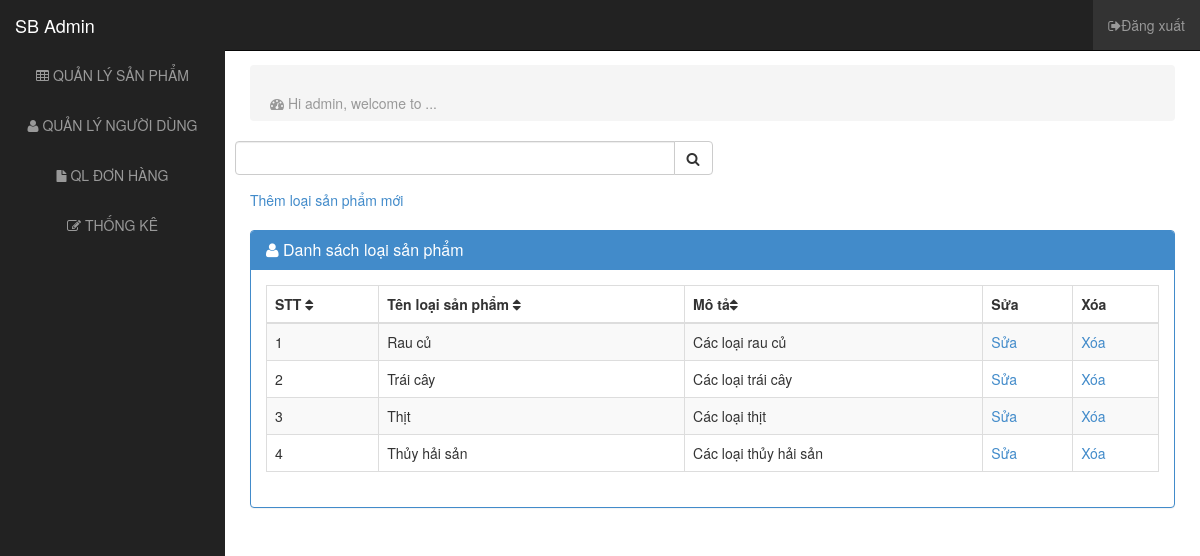
/admin/admin_lsp.php, run on the app's committed database.
### tables this page shows
CREATE TABLE `loaisanpham` (
  `loaisanpham_id` int(11) NOT NULL,
  `loaisanpham_ten` varchar(50) NOT NULL,
  `loaisanpham_mota` varchar(50) NOT NULL
);

### admin/admin_lsp.php (the view, shortened to what this page needs)
<!DOCTYPE html>
<html lang="en">
  <head>
    <link href="../css/css/bootstrap.css" rel="stylesheet">
    <link href="../css/css/sb-admin.css" rel="stylesheet">
    <link rel="stylesheet" href="../css/font-awesome/css/font-awesome.min.css">
    <link rel="stylesheet" href="http://cdn.oesmith.co.uk/morris-0.4.3.min.css">
  </head>
  <body>
  <?php
    require("../config.php");
    if(isset($_GET['search']) && !empty($_GET['search'])){
      $key =$_GET['search'];
      $products=mysqli_query($conn,"SELECT *FROM `loaisanpham` WHERE `loaisanpham_ten` LIKE '%$key%'");
    }
    else{
      $products=mysqli_query($conn,"SELECT *FROM `loaisanpham`");
    }
?>
    <div id="wrapper">
    <?php require './admin_header.php'?>
      <div id="page-wrapper">
        <div class="row">
          <div class="col-lg-12">
            <ol class="breadcrumb">
              <li class="active"><i class="fa fa-dashboard"></i> Hi admin, welcome to ...</li>
            </ol>
          </div>
          <form action="" method="get">
          <div class="col-lg-6 form-group input-group">
                <input type="text" class="form-control" name="search" value="<?php if(isset($_GET['search'])){ echo $_GET['search'];}?>">
                <span class="input-group-btn">
                  <button class="btn btn-default" type="submit"><i class="fa fa-search"></i></button>
                </span>
          </div>
          </form>
        </div>
        <a href="./create_lsp.php">Thêm loại sản phẩm mới</a>
        <br>
        <br>
        <div class="row">
          <div class="col-lg-12">
            <div class="panel panel-primary">
              <div class="panel-heading">
                <h3 class="panel-title"><i class="fa fa-user"></i>  Danh sách loại sản phẩm</h3>
              </div>
              <div class="panel-body">
                <div class="table-responsive">
                  <table class="table table-bordered table-hover table-striped tablesorter">
                    <thead>
                      <tr>
                      <th>STT <i class="fa fa-sort"></i></th>
                        <th>Tên loại sản phẩm <i class="fa fa-sort"></i></th>
                        <th> Mô tả<i class="fa fa-sort"></i></th>
                        <th>Sửa</th>
                        <th>Xóa</th>
                      </tr>
                    </thead>
                    <tbody>
                    <?php
                    $stt=1;
                while($row =mysqli_fetch_array($products)){
                    ?>
                    <tr>
                    <td><?=$stt?></td>
                    <td><?=$row['loaisanpham_ten']?></td>
                    <td> <?=$row['loaisanpham_mota']?></td>
                    <td><a href="./edit_lsp.php?loaisanpham_id=<?=$row['loaisanpham_id']?>">Sửa</a></td>
                    <td><a href="./delete_lsp.php?loaisanpham_id=<?=$row['loaisanpham_id']?>">Xóa</a></td>
                    </tr>
                  <?php $stt++; }?>
                    </tbody>
                  </table>
                </div>
              </div>
            </div>
          </div>
        </div>
      </div>
    </div>
  </body>
</html>

### css/css/sb-admin.css (style rules this page uses)
body { margin-top: 50px; }
#wrapper { padding-left: 0; }
#page-wrapper { width: 100%; padding: 5px 15px; }
table.tablesorter thead { cursor: pointer; }
@media (min-width:768px) { #wrapper { padding-left: 225px; } }
@media (min-width:768px) { #page-wrapper { padding: 15px 25px; } }

### css/css_admin/css/sb-admin.css (style rules this page uses)
body { margin-top: 50px; }
#wrapper { padding-left: 0; }
#page-wrapper { width: 100%; padding: 5px 15px; }
table.tablesorter thead { cursor: pointer; }
@media (min-width:768px) { #wrapper { padding-left: 225px; } }
@media (min-width:768px) { #page-wrapper { padding: 15px 25px; } }

### admin/admin_header.php (style rules this page uses)
li { float: left; }

### data on the page
loaisanpham: loaisanpham_ten "Rau củ", loaisanpham_mota "Các loại rau củ"
loaisanpham: loaisanpham_ten "Trái cây", loaisanpham_mota "Các loại trái cây"
loaisanpham: loaisanpham_ten "Thịt", loaisanpham_mota "Các loại thịt"
loaisanpham: loaisanpham_ten "Thủy hải sản", loaisanpham_mota "Các loại thủy hải sản"
